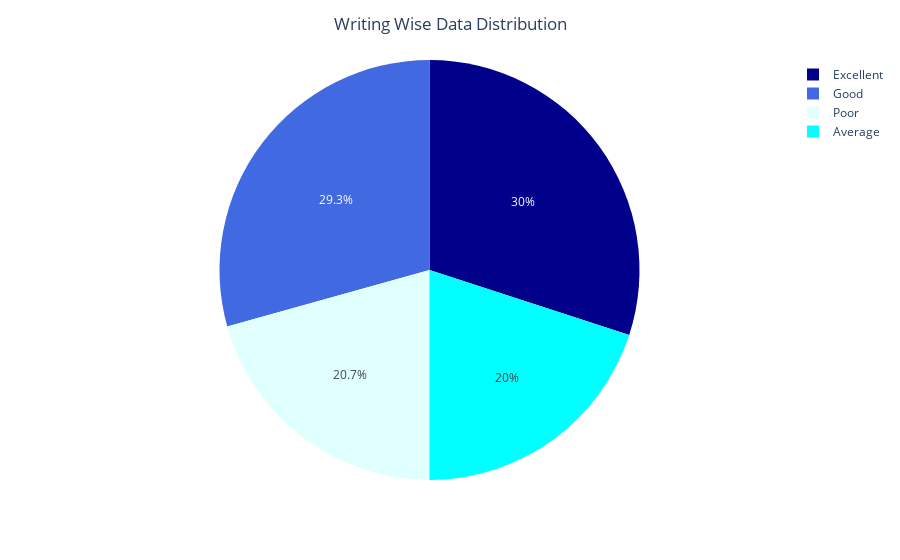

The notebook cell saved with this chart:
### Code cell
#visualization

fig=px.pie(values=writing_wise_total_students.values,names=writing_wise_total_students.index,
           color=writing_wise_total_students.index,color_discrete_map={'Average': 'cyan',
    'Good': 'royalblue',
    'Excellent': 'darkblue',
    'Poor': 'lightcyan'})
fig.update_layout(title='Writing Wise Data Distribution',
                 title_x=0.5)
fig.show()

### Figure 1 — Plotly figure (JSON) as saved in the notebook; plotly's stock layout.template omitted (floating-point values rounded to 4 significant figures)
{"data": [{"customdata": [["Average"], ["Excellent"], ["Good"], ["Poor"]], "domain": {"x": [0, 1], "y": [0, 1]}, "hovertemplate": "label=%{label}<br>value=%{value}<br>color=%{customdata[0]}<extra></extra>", "labels": ["Average", "Excellent", "Good", "Poor"], "legendgroup": "", "marker": {"colors": ["cyan", "darkblue", "royalblue", "lightcyan"]}, "name": "", "showlegend": true, "type": "pie", "values": [60, 90, 88, 62]}], "layout": {"autosize": true, "legend": {"tracegroupgap": 0}, "margin": {"t": 60}, "title": {"text": "Writing Wise Data Distribution", "x": 0.5}}}
